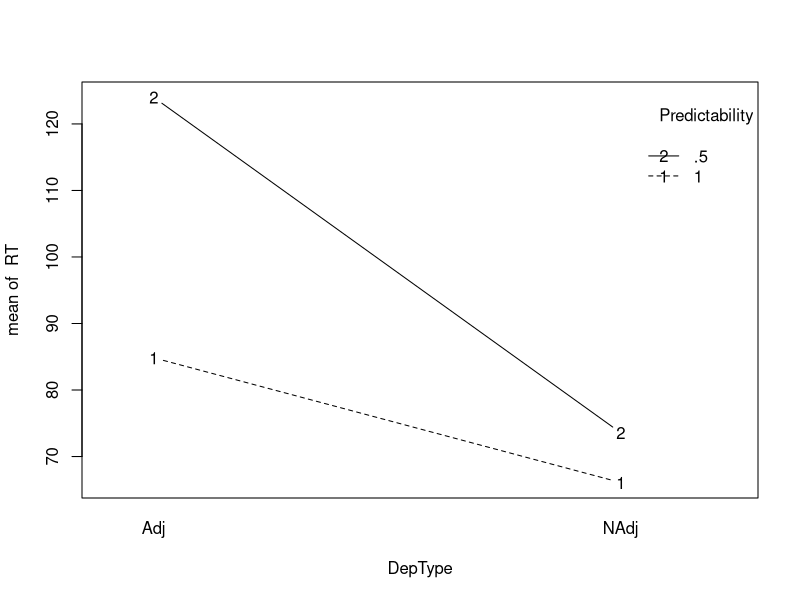

Write R code to recreate this figure.
# K.Sengottuvel adjusted the script originally from R bloggers 
# link "https://www.r-bloggers.com/power-and-sample-size-for-repeated-measures-anova-with-r/".

#Amendments: P.Thompson 16/01/2017 - adjusted the model error setup to correct model and changed the "runTest" function to allow for multiple power calculations based on 5 different hypotheses.

#Amendment: P. Thompson 31/03/2017 - 
# Comments added and minor amendments, DBishop 18/4/2017

#Amendments: P Thompson 25/04/2017 - removed group (adults only)
##########################

#simulates and calculates power for Adults, 2 (dependency types as within sub factor),
#2 (Predictability as within Subject factors)

#set.seed(1) #comment this out to ensure same result with every run

#simulate raw and z-score data from estimated values
#-------------------------------------------------------------------------
# Simulation of Kuppu data for adults 
#-------------------------------------------------------------------------


#setwd("~/Dropbox/SL and WM paper/Data and Analysis")
library(MASS) #for mvrnorm function to make multivariate normal distributed vars

options(scipen=999) #disable scientific notation.
set.seed(1981)
#-------------------------------------------------------------------------
# Specify parameters to create a correlation matrix
# We are going to simulate 4 variables
#-------------------------------------------------------------------------

nVar<-4 #number of simulated variables
#these are mean learning scores for D1P1,D1P2,D2P1,D2P2

# NEED TO PLUG IN HERE REALISTIC ESTIMATES OF BLOCK1-BLOCK5 RT BY CONDITION AND GROUP
#estimates for adults
myM1<-c(100,60,133,82) # Mean score for all variables in the sample - start with raw scores (RT change)
myVar1<-10000 #SD is sqrt var so 100 for each variable

myCorr<-.4 #correlation between 4  variables (assume same for all)

myN <- 1000 # Set number of cases per group to simulate (need large N to get accurate estimate)
#----------------------------------------------------------------------------------------
#----------------------------------------------------------------------------------------
# Generate data from a multivariate normal distribution with the specified means and covariance matrix
#----------------------------------------------------------------------------------------
# Covariance = Correlation * SD1 * SD2
# Here, variances are equal so SD1*SD2 is same as the Variance

myCov1<-matrix(rep(myCorr*myVar1,nVar*nVar),nrow=nVar) 
diag(myCov1)<-rep(myVar1,nVar) 
mydata1<-data.frame(mvrnorm(n = myN, myM1, myCov1)) #simulated data for adults

mydata<-mydata1
 #adults are group 0 and children are group 1
mydataz<-mydata #initialise data frame for z scores

for(j in 1:(myN)){
  thisvec<-as.numeric(mydata[j,1:4])
  mydataz[j,1:4]<-(thisvec-mean(thisvec))/sd(thisvec) #zscores done row by row
}

colnames(mydataz)<-c('D1P1','D1P2','D2P1','D2P2')
colnames(mydata)<-colnames(mydataz)
#Now can inspect means/SDs and covariances/correlations for raw data and for z-scores
# These can be plugged into power analysis

mymeansraw<-colMeans(mydata[1:4])
mymeansz<-colMeans(mydataz[1:4])

mysdsraw<-colMeans(mydata[1:4])
mysdsz<-colMeans(mydataz[1:4])
#covariances/correlations for adults for zscores and raw data
mycovz1<-cov(mydataz[1:myN,1:4])
mycorz1<-cor(mydataz[1:myN,1:4])
mycovraw1<-cov(mydata[1:myN,1:4])
mycorraw1<-cor(mydata[1:myN,1:4])


#--------------------------------------------------------------------
#Now run simulation with realistic estimate of sample size
#--------------------------------------------------------------------
nPerGroup <- 84 # total participants per group 
nDepType  <- 2 #levels in the first within sub factor 
nPredictability<-2 #levels in the 2nd within sub factor 
#--------------------------------------------------------------------

# zscore estimates from section above
RTAdult <-as.numeric(mymeansz) #row1 has adult means

SDAdults<-as.numeric(mysdsz)

CovsAdult<-mycovz1

#----------------------------------------------------------------------------------

# alternative version with raw scores: comment these lines out if you want zscores
RTAdult <-as.numeric(mymeansraw) #row1 has adult means

SDAdults<-as.numeric(mysdsraw)

CovsAdult<-mycovraw1

#----------------------------------------------------------------------------------
nSim      <- 500 # number of simulations, can vary. 
# set up the indep var data
Subject <- factor(1:(nPerGroup))
DepType <- factor(1:nDepType, labels = c("Adj", "NAdj"))
Predictability <- factor(1:nPredictability, labels = c("1", ".5"))
theData <- expand.grid(DepType, Predictability,Subject) # This create a grid or matrix of potential values for the independent variables, then creates unique combinations.
names(theData) <- c("DepType", "Predictability","Subject")


# can run it through once to check that it works

tmp1 <- mvrnorm(nPerGroup, mu = RTAdult, Sigma = CovsAdult)

theData$RT <- as.vector(t(tmp1))


aovComp <- aov(RT ~ DepType*Predictability + Error(Subject/(DepType*Predictability)), theData)
summary(aovComp)
# some descriptive statistics and graphs
print(model.tables(aovComp, "means"), digits = 3) 


with(theData, interaction.plot(DepType, Predictability, RT,type =  "b"))



###############################################
# for power estimate run the below

#First lets check for the main effects
#This should give the power to detect 

runTest <- function(){
  tmp1 <- mvrnorm(nPerGroup, mu = RTAdult, Sigma = CovsAdult)
  
  theData$RT <- as.vector(t(tmp1))
  aovComp <- aov(RT ~ DepType*Predictability+ Error(Subject/(DepType*Predictability)), theData) #brackets missing on error, so added to correct output.
  b1 <- summary(aovComp)$'Error: Subject'[[1]][1,5]
  b2 <- summary(aovComp)$'Error: Subject:DepType'[[1]][1,5] 
  b3 <- summary(aovComp)$'Error: Subject:Predictability'[[1]][1,5]
  #b4 <- summary(aovComp)$'Error: Subject:Blocks'[[1]][1,5]
  b5 <- summary(aovComp)$'Error: Subject:DepType:Predictability'[[1]][1,5]
  b <- c(b1<0.05,b2<0.05,b3< 0.05,b5<0.05)
  return(b)
}
# here is estimate of power for given nPerGroup
pow.kuppu<-rowMeans(replicate(nSim,runTest()))

cat("adjust the N to ensure that all powers are above 0.8, \n 
    or reduce if all far above .8, to minimise the sample so \n 
    that you don't have to collect more than you need", "\n")
cat("POWER - main effect of Dependency = ", pow.kuppu[2],"\n")
cat("POWER - main effect of Predictability = ", pow.kuppu[3],"\n") 
cat("POWER - Dependency x Predictability = ", pow.kuppu[3],"\n") 
